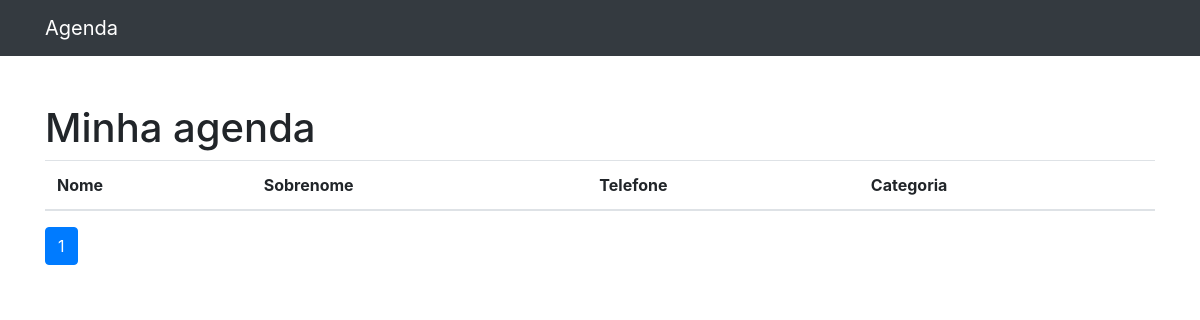
/, run on an earlier commit of the app's database.
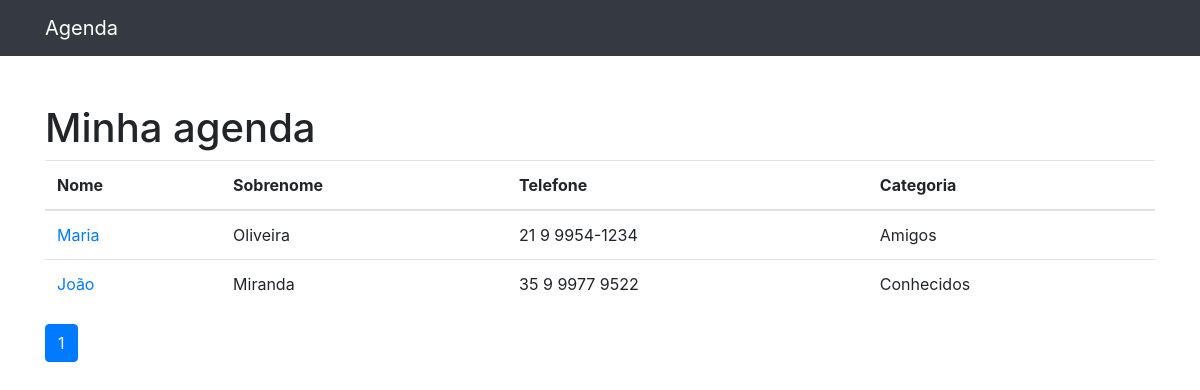
And on a later commit of the database.
### contatos/models.py (models this page shows, shortened)
class Contato(models.Model):
    nome = models.CharField(max_length=150)
    sobrenome = models.CharField(max_length=255, blank=True)
    telefone = models.CharField(max_length=255)
    email = models.CharField(max_length=255, blank=True)
    data_criacao = models.DateTimeField(default=timezone.now)
    descricao = models.TextField(blank=True)
    categoria = models.ForeignKey(Categoria, on_delete=models.DO_NOTHING)
    mostrar = models.BooleanField(default=True)

class Categoria(models.Model):
    nome = models.CharField(max_length=255)
    def __str__(self):
        return self.nome

### contatos/views.py (the view)
# urls.py: path('', views.index, name='index'),
def index(request):
    contatos = Contato.objects.all()
    paginator = Paginator(contatos, 20)
    page = request.GET.get('p')
    contatos = paginator.get_page(page)
    return render(request, 'contatos/index.html', {
        'contatos': contatos
    })

### contatos/templates/contatos/index.html
{% extends 'base.html' %}
{%block 'conteudo'%}
<h1 class="mt-5">Minha agenda</h1>
<table class="table">
  <thead>
    <tr>
      <th>Nome</th>
      <th>Sobrenome</th>
      <th>Telefone</th>
      <th>Categoria</th>
    </tr>
  </thead>
  <tbody>
    {% for contato in contatos %}
      {% if contato.mostrar %}
    <tr>
      <td>
        <a href="{% url 'ver_contato' contato.id %}">{{ contato.nome }}</a>
      </td>
      <td>{{ contato.sobrenome }}</td>
      <td>{{ contato.telefone }}</td>
      <td>{{ contato.categoria }}</td>
    </tr>
      {%endif%}
    {% endfor %}
  </tbody>
</table>
<nav aria-label="Page navigation example">
  <ul class="pagination">
    {% for pagina in contatos.paginator.page_range %}
      {% if contatos.number == pagina %}
      <li class="page-item active">
        <a class="page-link" href="?p={{ pagina }}">{{ pagina }}</a>
      </li>
      {% else %}
      <li class="page-item">
        <a class="page-link" href="?p={{ pagina }}">{{ pagina }}</a>
      </li>
      {% endif %}
    {% endfor %}
  </ul>
</nav>
{%endblock%}

### templates/base.html (shortened to what this page needs)
{% load static %}
<!DOCTYPE html>
<html lang="pt">
<head>
    {% include 'parciais/_head.html' %}
</head>
<body>
    {% include 'parciais/_nav.html' %}
  <div class="container">
    <div class="row">
      <div class="col-lg-12">
        {%block 'conteudo'%} {%endblock%}
      </div>
    </div>
  </div>
</body>
</html>

### templates/parciais/_head.html (shortened to what this page needs)
{% load static %}
<link href="{% static 'vendor/bootstrap/css/bootstrap.min.css'%}" rel="stylesheet">

### templates/parciais/_nav.html (shortened to what this page needs)
  <nav class="navbar navbar-expand-lg navbar-dark bg-dark static-top">
    <div class="container">
      <a class="navbar-brand" href="{% url 'index' %}">Agenda</a>
    </div>
  </nav>

What changed in the data, as far as the page shows it:
added Contato: nome "Maria", sobrenome "Oliveira", telefone "21 9 9954-1234", categoria "Amigos"
added Contato: nome "João", sobrenome "Miranda", telefone "35 9 9977 9522", categoria "Conhecidos"
